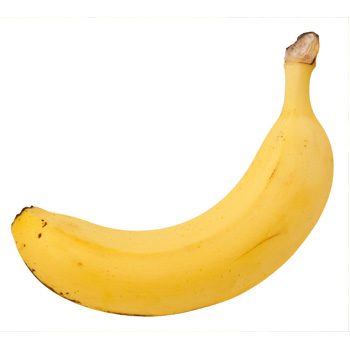
#> input picture withbanana.jpg, 350 x 350 px, found by its file name
$ python shirtColorDetection.py   (Python 2 division)
#> lines starting #> are read from the running program, lines starting #| are printed output that depends on the picture
from sklearn.cluster import KMeans
import numpy as np
import matplotlib.pyplot as plt
import matplotlib.patches as patches
import cv2
# import pynche
import math


import webcolors
# [19 lines of commented-out code are left out]


def distance(color1, color2):
    return math.sqrt(sum([(e1-e2)**2 for e1, e2 in zip(color1, color2)]))

def best_match(sample, colors):
    by_distance = sorted(colors, key=lambda c: distance(c, sample))
    # print(by_distance[0])
    return by_distance[0]


img = cv2.imread('withbanana.jpg')
#> img is the input picture: shape (350, 350, 3); mean B, G, R 205.7, 237.6, 250.5
height, width, dim = img.shape
#> height = 350; width = 350; dim = 3


img = img[(height/4):(3*height/4), (width/4):(3*width/4), :]
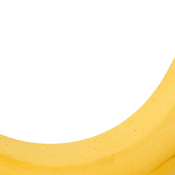
#> img: shape (175, 175, 3); mean B, G, R 207.2, 240.2, 252.9
height, width, dim = img.shape
#> height = 175; width = 175

img_vec = np.reshape(img, [height * width, dim] )

kmeans = KMeans(n_clusters=3)
kmeans.fit( img_vec )


unique_l, counts_l = np.unique(kmeans.labels_, return_counts=True)
sort_ix = np.argsort(counts_l)
sort_ix = sort_ix[::-1]

fig = plt.figure()
ax = fig.add_subplot(111)
x_from = 0.05

colors = [

(0,0,0),
(255,255,255),
(255,0,0),
(0,0,255),
(255,255,0),
(128,128,128),
(0,128,0),
(128,0,128),
(255,165,0),
(255,192,203),
(192,192,192),
(128,128,128),
(128,0,0),
(255,0,255),
(255,0,255),
(128,128,0),
(0,0,128),
(0,128,128),
(0,255,255),
(165,42,42),
(210,180,140)

]
count = 0;
for cluster_center in kmeans.cluster_centers_[sort_ix]:
    facecolor = ''
    actual_name = ''
    closest_name = ' '
    ax.add_patch(patches.Rectangle( (x_from, 0.05), 0.29, 0.9, alpha=None,
#> (the run stopped early here; a loop or call above may not have finished)
